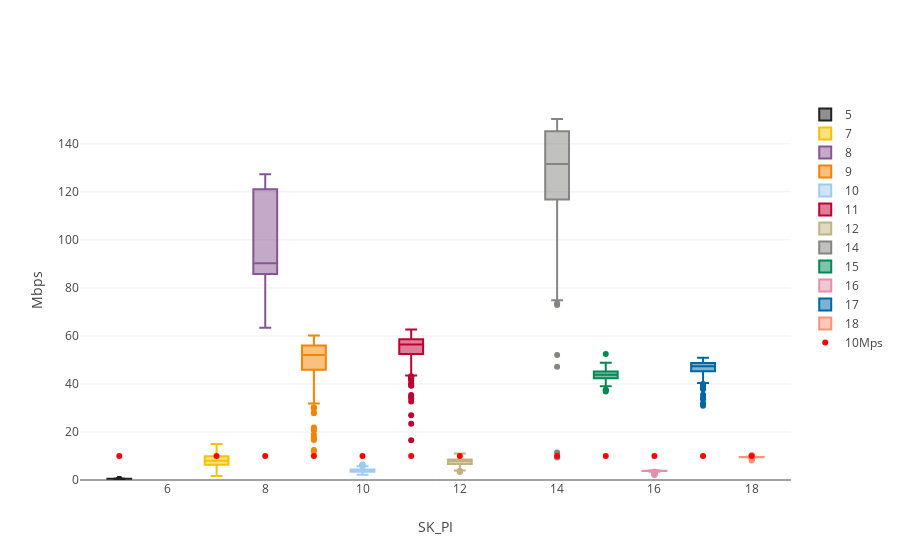

Write notebook code for a chart like this one.
### Code cell
simple_boxplot(dataframe=upload_df,plot_value='UPLOAD',sort_value='SK_PI',
               title=t, 
               ytitle="Mbps",uploadline=True)

### Figure 1 — Plotly figure (JSON) as saved in the notebook; plotly's stock layout.template omitted (floating-point values rounded to 4 significant figures; data arrays with more than 128 entries replaced by an {"elided": "..."} marker saying what was removed)
{"data": [{"marker": {"color": "222222"}, "name": 5, "type": "box", "y": {"elided": "172 float values"}}, {"marker": {"color": "F3C300"}, "name": 7, "type": "box", "y": {"elided": "172 float values"}}, {"marker": {"color": "875692"}, "name": 8, "type": "box", "y": [84.39, 89.9, 121.0, 89.75, 90.05, 63.44, 90.5, 127.3, 79.47, 125.5, 91.19, 88.81, 86.96, 121.2, 90.68, 90.53, 89.26, 121.8, 79.33, 68.18, 91.09, 84.58, 121.5, 126.5]}, {"marker": {"color": "F38400"}, "name": 9, "type": "box", "y": {"elided": "172 float values"}}, {"marker": {"color": "A1CAF1"}, "name": 10, "type": "box", "y": {"elided": "154 float values"}}, {"marker": {"color": "BE0032"}, "name": 11, "type": "box", "y": {"elided": "172 float values"}}, {"marker": {"color": "C2B280"}, "name": 12, "type": "box", "y": {"elided": "172 float values"}}, {"marker": {"color": "848482"}, "name": 14, "type": "box", "y": {"elided": "171 float values"}}, {"marker": {"color": "008856"}, "name": 15, "type": "box", "y": {"elided": "172 float values"}}, {"marker": {"color": "E68FAC"}, "name": 16, "type": "box", "y": {"elided": "161 float values"}}, {"marker": {"color": "0067A5"}, "name": 17, "type": "box", "y": {"elided": "170 float values"}}, {"marker": {"color": "F99379"}, "name": 18, "type": "box", "y": {"elided": "168 float values"}}, {"marker": {"color": "red"}, "mode": "markers", "name": "10Mps", "type": "scatter", "x": [5, 7, 8, 9, 10, 11, 12, 14, 15, 16, 17, 18], "y": [10, 10, 10, 10, 10, 10, 10, 10, 10, 10, 10, 10]}], "layout": {"title": ["Download speed by hour over the last 4w starting from 2019-01-24 13:59:09"], "xaxis": {"title": "SK_PI"}, "yaxis": {"rangemode": "tozero", "title": "Mbps"}}}
